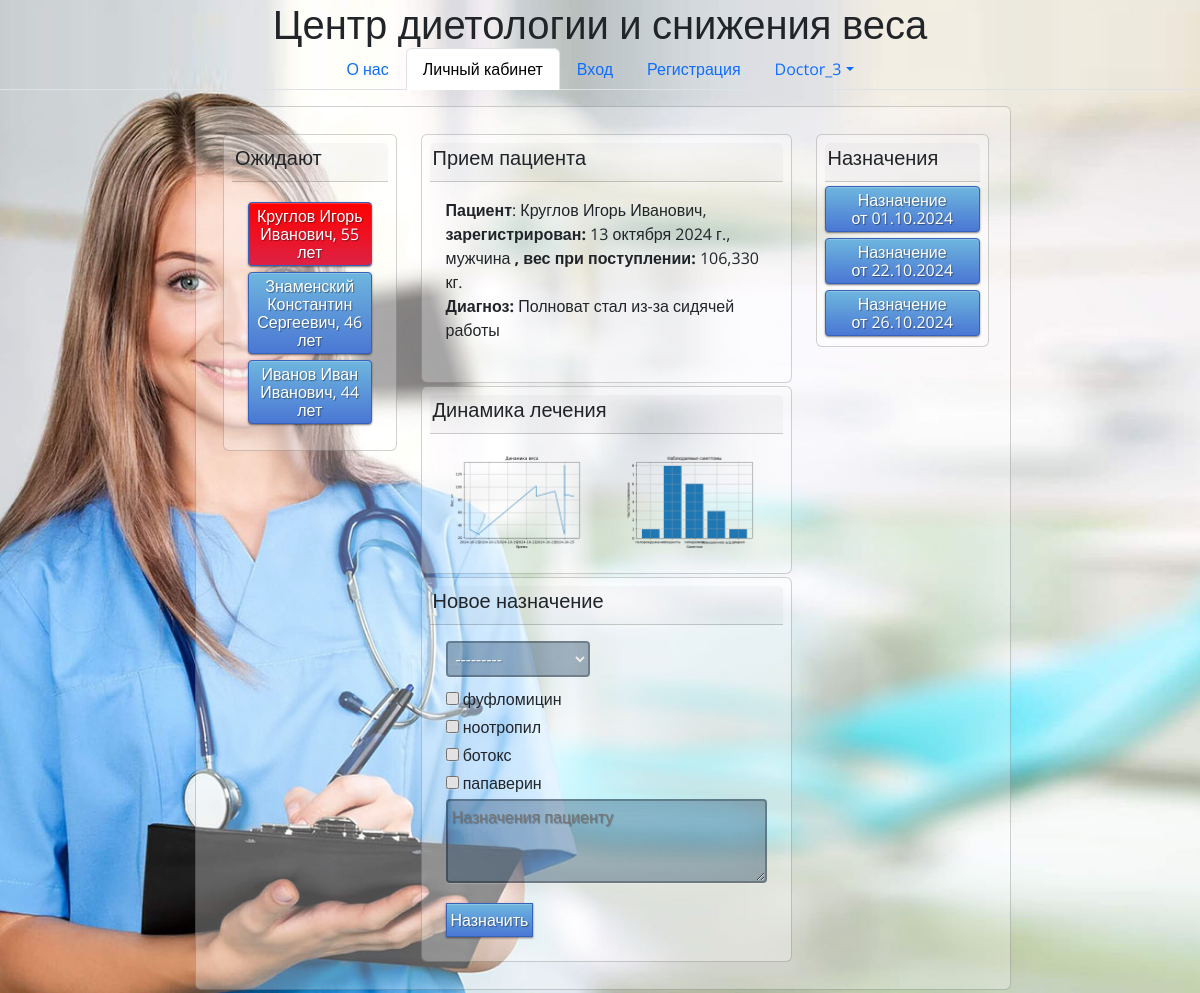
The app's page /weight_control/dashboard/?pacient_id=1 (signed in) with its own data.
### weight_control/models.py (models this page shows)
class Pacient_Profile(models.Model):
    user = models.OneToOneField(User, on_delete=models.PROTECT)
    family = models.CharField(max_length=50)
    first_name = models.CharField(max_length=50)
    second_name = models.CharField(max_length=50)
    phone_number = models.CharField(max_length=15)
    adress = models.CharField(max_length=100, unique=False, default="Адрес не указан")
    birth_date = models.DateField(null=True, blank=True)
    first_diagnos = models.TextField(unique=False)
    start_weight = models.DecimalField(max_digits=6, decimal_places=3, )
    gender = models.CharField(choices=CHOICE_GENDER, max_length=7, blank=False)
    registration_date = models.DateField(null=False, blank=False, default=date.today)
    email = models.CharField(max_length=50, blank=True, unique=False)
    doc_attached = models.ForeignKey(Doctor_Profile, on_delete=models.PROTECT, default=None, unique=False, blank=True,
                                     null=True)
    def __str__(self):
        return self.family + ' ' + self.first_name + ' ' + self.second_name + ', ' + calculate_age(self.birth_date)

class Assignment(models.Model):
    assign_date = models.DateField(null=False, blank=True, default=date.today)
    pacient_profile = models.ForeignKey(Pacient_Profile, on_delete=models.PROTECT,unique=False,null=True)
    doctor_profile = models.ForeignKey(Doctor_Profile, on_delete=models.PROTECT, unique=False,null=True)
    diets = models.ForeignKey(Diets_List, on_delete=models.PROTECT, unique=False)
    preparats_list = models.ManyToManyField(Preparats_List, unique=False)
    description = models.TextField(unique=False)

### weight_control/views.py (the view, shortened to what this page needs)
# urls.py: path('weight_control/dashboard/', Dashboard.as_view(), name='dashboard'),
class Dashboard(My_View):
    def set_doctor_context(self):
        context = {}
        pacient_id = self.request.GET.get('pacient_id')
        if not pacient_id:
            pacient_id = '0'
        assign_form = Assignment_Form()
        context['assign_form'] = assign_form
        pacient_list = Pacient_Profile.objects.filter(doc_attached=self.get_profile())
        context['pacient_list'] = [
            {'pacient': x, 'class': 'btn-select', 'id': x.id}
            if x.id == int(pacient_id)
            else {'pacient': x, 'class': 'btn-primary', 'id': x.id}
            for x in pacient_list]
        if pacient_id !='0':
            pacient_profile= Pacient_Profile.objects.get(id=int(pacient_id))
            context['pacient'] = pacient_profile
            context = context | {'age': calculate_age(pacient_profile.birth_date)}
            pacient_assign = Assignment.objects.prefetch_related('preparats_list', 'doctor_profile').filter(pacient_profile_id = int(pacient_id))
            context['pacient_assign'] = pacient_assign
            plot_weight_graph(int(pacient_id))
            plot_symptoms_graph(int(pacient_id))
        return context
    def get(self, request):
        if self.auth_as_pacient():
            self.my_context = self.my_context | self.set_pacient_context()
            return render(self.request, 'dashboard_pacient.html',
                          self.my_context | MENU_DASHBOARD | MAIN_TITLE)
        elif self.auth_as_doctor():
            self.my_context = self.my_context | self.set_doctor_context()
            return render(self.request, 'dashboard_doctor.html',
                          self.my_context | MENU_DASHBOARD | MAIN_TITLE)
        elif self.auth_as_manager():
            return render(self.request, 'dashboard_manager.html',
                          self.my_context | MENU_DASHBOARD | MAIN_TITLE | MENU_MANAGER_REG)
        return redirect('/weight_control/')

### weight_control/models.py (called while the page is built)
def calculate_age(birth_date):
    if not birth_date:
        return 'не указан'
    else:
        today = date.today()
        return (str(today.year -
                    birth_date.year +
                    ((today.month, today.day) < (birth_date.month, birth_date.day))) + ' лет')

    def __str__(self):
        return self.title

### weight_control/views.py (called while the page is built)
def plot_weight_graph(pacient_id):
    pacient_rep = Pacient_reports.objects.filter(pacient_profile_id=pacient_id).order_by('report_date')
    x = [a.report_date for a in pacient_rep]  # дата отчета
    y = [a.weight_today for a in pacient_rep]  # вес в этом отчете
    plt.figure(figsize=(6,4))
    plt.title('Динамика веса')
    plt.ylabel('Вес, кг')
    plt.xlabel('Время')
    plt.grid()
    plt.ioff()
    plt.plot(x,y)
    plt.savefig(f'./static/media/graph_weight_{pacient_id}.png', transparent=True)

def plot_symptoms_graph(pacient_id):
    pacient_symp = Pacient_reports.objects.prefetch_related('symptoms_list').filter(pacient_profile_id=pacient_id)
    symp = [ y.title for x in pacient_symp for y in x.symptoms_list.all()]  # все вхождения симптомов
    x = list(set(symp))  # имена симптомов
    y = [symp.count(z) for z in x]  # подсчитываем каждый симптом сколько раз появился
    plt.figure(figsize=(6,4))
    plt.title('Наблюдаемые симптомы')
    plt.ylabel('Частота появления')
    plt.xlabel('Симптом')
    plt.grid()
    plt.ioff()
    plt.bar(x,y)
    plt.savefig(f'./static/media/graph_symptom_{pacient_id}.png', transparent=True)
    pass

def calculate_age(birth_date):
    if not birth_date:
        return 'не указан'
    else:
        today = datetime.date.today()
        return str(today.year - birth_date.year - ((today.month, today.day) < (birth_date.month, birth_date.day))) + ' лет'

    def user_is_auth(self):
        if self.request.user.is_authenticated:
            return True
        return False

    def get_user_groups(self):
        if not self.request.user.groups.values():
            return []  # пользователь вне групп
        return [x['name'] for x in self.request.user.groups.values('name')]  # возвращвем списки имен групп пользователя

    def auth_as_pacient(self):
        if self.user_is_auth() and len(self.get_user_groups()) == 0:
            return True
        return False

    def auth_as_doctor(self):
        if self.user_is_auth() and 'врач' in self.get_user_groups():
            return True
        return False

### weight_control/templates/dashboard_doctor.html (shortened to what this page needs)
{% extends "main_menu.html" %}
{% block head %}
{{ block.super }}
{% endblock %}
{% block header %}
{{ block.super }}
{% endblock %}
{% block menu %}
{{ block.super }}
{% endblock %}
{% block content %}
<div class="container mt-3 justify-content-center doc-container">
    <div class="card justify-content-center">
         <div class="card-body" >
            <div class="row">
                <div class="col-md-3">
                    <div class="card">
                    <div class="card-header"><h5>Ожидают</h5></div>
                    <div class="card-body">
                    {% for pacient in pacient_list%}
                       <a href="?pacient_id={{ pacient.id }}" class="btn {{ pacient.class }} ">{{ pacient.pacient }}</a>
                    {% endfor %}
                    </div>
                    </div>
                </div>
                <div class="col-md-6">
                    <div class="card">
                        <div class="card-header"><h5>Прием пациента</h5></div>
                            <div class="card-body">
                                <p class="text-small"><b>Пациент</b>:&nbsp;{{pacient.family}}&nbsp;{{pacient.first_name}}&nbsp;{{pacient.second_name}},&nbsp;
                                <b>зарегистрирован:</b>&nbsp;{{pacient.registration_date}},&nbsp;
                                {{pacient.gender}}
                                <b>, вес при поступлении:</b>&nbsp;{{pacient.start_weight }} кг.<br>
                                <b>Диагноз:</b>&nbsp;{{pacient.first_diagnos}}&nbsp;
                                </p>
                            </div>
                    </div>
                     <div class="card">
                        <div class="card-header"><h5>Динамика лечения</h5></div>
                            <div class="card-body">
                                <div class="row">
                                    <div class="col-md-6">
                                        <img src="/static/media/graph_weight_{{ pacient.id }}.png" width="100%">
                                    </div>
                                    <div class="col-md-6">
                                        <img src="/static/media/graph_symptom_{{ pacient.id }}.png" width="100%">
                                    </div>
                                </div>
                            </div>
                    </div>
                    <div class="card">
                        <div class="card-header"><h5>Новое назначение</h5></div>
                        <div class="card-body">
                            <form method="post">
                                {{assign_form.diets}}
                                {{assign_form.preparats_list}}
                                {{assign_form.description}}
                                <br>
                                <button type="submit" class="btn-primary">Назначить</button>
                            </form>
                        </div>
                    </div>
                </div>
                <div class="col-md-3">
                    <div class="card">
                        <div class="card-header"><h5>Назначения</h5></div>
                                {% for assign in pacient_assign %}
                                    <button type="button" class="btn btn-primary" data-bs-toggle="modal" data-bs-target="#exampleModal{{ assign.id }}">
                                      Назначение от&nbsp;{{ assign.assign_date|date:"SHORT_DATE_FORMAT" }}
                                    </button>
                                {% endfor %}
                    </div>
                </div>
            </div>
         </div>
    </div>
</div>
{% endblock %}

### weight_control/templates/main_menu.html (shortened to what this page needs)
{% load static %}
<!DOCTYPE html>
<html lang="ru">
{% block head %}
<head>
    <link href="https://cdn.jsdelivr.net/npm/bootstrap@5.3.3/dist/css/bootstrap.min.css" rel="stylesheet">
    <link rel="stylesheet" href='{% static "/my_style.css" %}'>
</head>
{% endblock %}
<body >
{% block header %}
<h1 class="nav justify-content-center">{{ title }}</h1>
{% endblock %}
{% block menu %}
<ul class="nav nav-tabs justify-content-center">
{% for str_ in menu %}
    <li class="nav-item">
        <a class="nav-link {{str_.class}}" href="{{str_.href}}" >{{str_.menu}}</a>
    </li>
{% endfor %}
    {% if user.is_authenticated %}
    <li class="nav-item dropdown">
        <a class="nav-link dropdown-toggle" data-bs-toggle="dropdown" href="#" role="button" aria-expanded="false">{{ user }}</a>
    </li>
    {% endif%}
</ul>
{% endblock %}
{% block content %}
{% endblock %}
</body>
</html>

### records on screen
Pacient_Profile: pacient "Круглов Игорь Иванович, 55 лет", family "Круглов", first_name "Игорь", second_name "Иванович", registration_date "13 октября 2024 г.", gender "мужчина", start_weight "106,330", first_diagnos "Полноват стал из-за сидячей работы"
Pacient_Profile: pacient "Знаменский Константин Сергеевич, 46 лет"
Pacient_Profile: pacient "Иванов Иван Иванович, 44 лет"
Assignment: assign_date "01.10.2024"
Assignment: assign_date "22.10.2024"
Assignment: assign_date "26.10.2024"

### other values on screen
{{ str_.menu }} "О нас" "Личный кабинет" "Вход" "Регистрация"
{{ user }} "Doctor_3"
